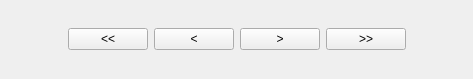
<?xml version="1.0" encoding="UTF-8"?>
<ui version="4.0">
 <class>FormNavigationButton</class>
 <widget class="QWidget" name="FormNavigationButton">
  <property name="geometry">
   <rect>
    <x>0</x>
    <y>0</y>
    <width>473</width>
    <height>79</height>
   </rect>
  </property>
  <property name="windowTitle">
   <string>Form</string>
  </property>
  <layout class="QHBoxLayout" name="horizontalLayout_2">
   <item>
    <layout class="QHBoxLayout" name="horizontalLayout">
     <item>
      <spacer name="horizontalSpacerLeft">
       <property name="orientation">
        <enum>Qt::Horizontal</enum>
       </property>
       <property name="sizeHint" stdset="0">
        <size>
         <width>40</width>
         <height>20</height>
        </size>
       </property>
      </spacer>
     </item>
     <item>
      <widget class="QPushButton" name="pushButtonFirst">
       <property name="text">
        <string>&lt;&lt;</string>
       </property>
      </widget>
     </item>
     <item>
      <widget class="QPushButton" name="pushButtonBefore">
       <property name="text">
        <string>&lt;</string>
       </property>
      </widget>
     </item>
     <item>
      <widget class="QPushButton" name="pushButtonNext">
       <property name="text">
        <string>&gt;</string>
       </property>
      </widget>
     </item>
     <item>
      <widget class="QPushButton" name="pushButtonLast">
       <property name="text">
        <string>&gt;&gt;</string>
       </property>
      </widget>
     </item>
     <item>
      <spacer name="horizontalSpacerRight">
       <property name="orientation">
        <enum>Qt::Horizontal</enum>
       </property>
       <property name="sizeHint" stdset="0">
        <size>
         <width>40</width>
         <height>20</height>
        </size>
       </property>
      </spacer>
     </item>
    </layout>
   </item>
  </layout>
 </widget>
 <resources/>
 <connections/>
</ui>
